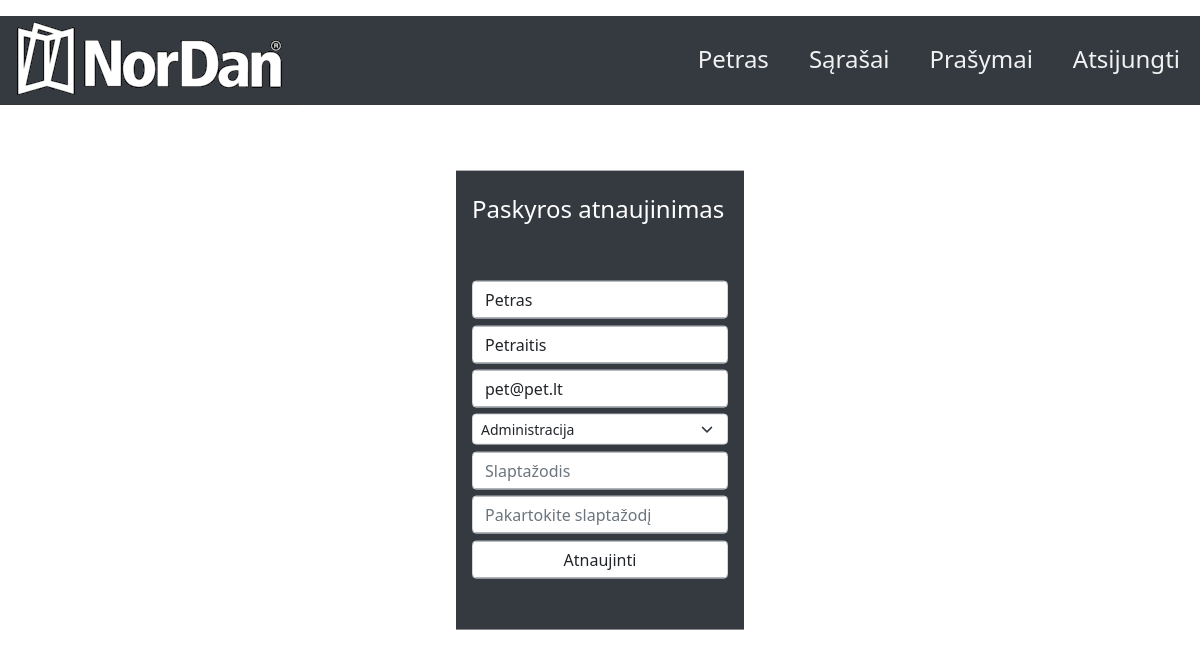
The page /account (signed in) on the database as committed earlier.
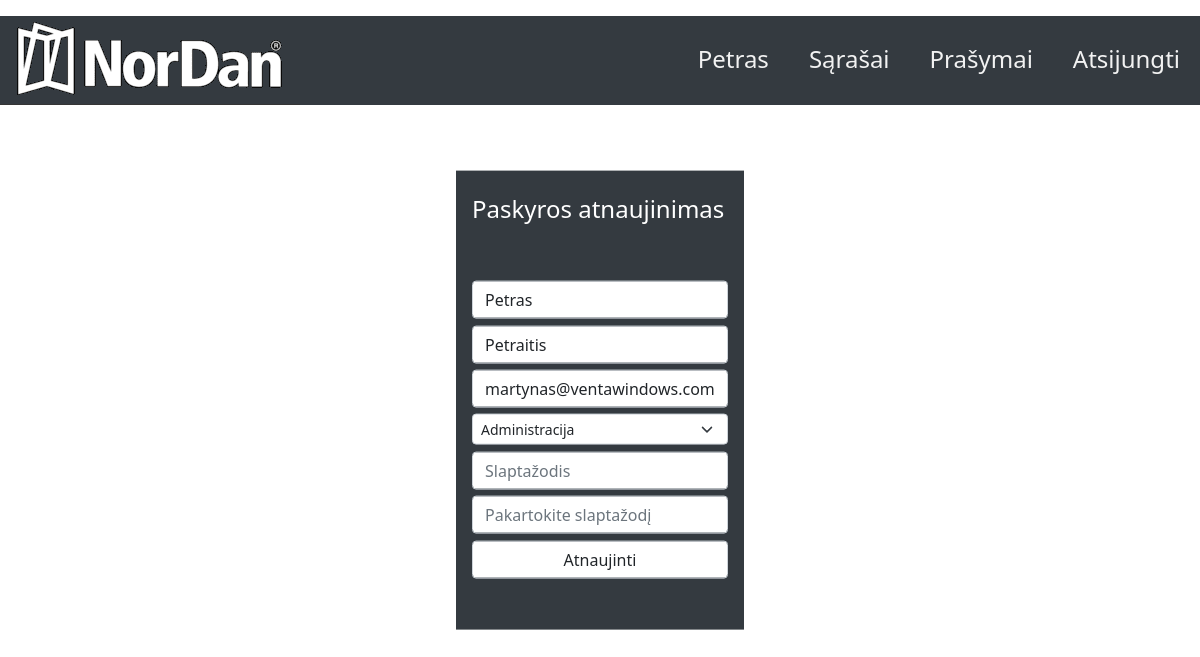
The same page on the database as committed later.
### app.py (models this page shows, shortened)
class User(db.Model, UserMixin):  # type: ignore
    __tablename__ = "user"
    id = db.Column(db.Integer, primary_key=True)
    name = db.Column(db.String(25), nullable=False)
    surname = db.Column(db.String(25), nullable=False)
    email = db.Column(db.String(25), nullable=False, unique=True)
    department = db.Column(db.String(60), nullable=False)
    password = db.Column(db.String(254), nullable=False)
    pavaldinys = db.Column(db.Integer, nullable=False)
    admin = db.Column(db.Boolean, nullable=False)
    vadovas = db.Column(db.Boolean, nullable=False)
    vacations = db.relationship('Vacations', backref='user')

### app.py (the view, shortened to what this page needs)
@app.route('/account', methods=['GET', 'POST'])
@login_required
def account():
    form = accountform.AccountForm()
    form.name.data = current_user.name  # type: ignore
    form.surname.data = current_user.surname  # type: ignore
    form.email.data = current_user.email  # type: ignore
    form.department.data = current_user.department
    return render_template('account.html', form=form)

### accountform.py (shortened to what this page needs)
class AccountForm(FlaskForm):
    name = StringField(validators=[InputRequired(),Length(min=3, max=25)], render_kw={"placeholder": "Vardas"})
    surname = StringField(validators=[InputRequired(),Length(min=4, max=25)], render_kw={"placeholder": "Pavardė"})
    email = EmailField(validators=[Email()], render_kw={
                       "placeholder": "Elektroninis paštas"})
    department = SelectField('Skyrius', choices=[(1, "PVC Gamyba"), (2, "ALU Gamyba"), (3, "Administracija")], validators=[InputRequired()], render_kw={"placeholder": "Skyrius"})
    password = PasswordField(validators=[InputRequired(),Length(min=1, max=25)], render_kw={"placeholder": "Slaptažodis"})
    confirm = PasswordField(validators=[EqualTo('password', 'Slaptažodis nesutampa')], render_kw={"placeholder": "Pakartokite slaptažodį"})
    submit = SubmitField("Atnaujinti")

### app.py (called while the page is built)
@login_manager.user_loader
def load_user(id):
    return User.query.get(int(id))

### templates/account.html (shortened to what this page needs)
{% extends "base.html" %}
{% block content %}
<form  method="POST" action="">
<div class="flex_container1">
    <div class="simple-modal" tabindex="0">
        <div class="simple-modal__content">
            <header>
                <br>
                <h4 class="modal_title">Paskyros atnaujinimas<span class="modal_close" ></h4>
                    <br>
            </header>
        </div>
            <div class="box3"></div>
            <div class="box3">{% if form.name.errors %}
                    {{ form.name(class="form-control is-invalid") }}
                    <div class="invalid-feedback">
                        {% for error in form.name.errors %}
                            <span>{{ error }}</span>
                        {% endfor %}
                        </div>
                {% else %}
                    {{ form.name(class="form-control") }}
                {% endif %}
            </div>
            <div class="box3">{% if form.surname.errors %}
                    {{ form.surname(class="form-control is-invalid") }}
                    <div class="invalid-feedback">
                        {% for error in form.surname.errors %}
                            <span>{{ error }}</span>
                        {% endfor %}
                        </div>
                {% else %}
                    {{ form.surname(class="form-control") }}
                {% endif %}
            </div>
            <div class="box3">{% if form.email.errors %}
                    {{ form.email(class="form-control is-invalid") }}
                    <div class="invalid-feedback">
                        {% for error in form.email.errors %}
                            <span>{{ error }}</span>
                        {% endfor %}
                    </div>
                {% else %}
                    {{ form.email(class="form-control") }}
                {% endif %}
            </div>
            <div class="box3">{% if form.department.errors %}
                    {{ form.department(class="form-control  is-invalid") }}
                    <div class="invalid-feedback">
                        {% for error in form.department.errors %}
                            <span>{{ error }}</span>
                        {% endfor %}
                    </div>
                {% else %}
                    {{ form.department(class="form-select form-select-sm") }}
                {% endif %}
            </div>
            <div class="box3">{% if form.password.errors %}
                    {{ form.password(class="form-control is-invalid") }}
                    <div class="invalid-feedback">
                        {% for error in form.password.errors %}
                            <div>{{ error }}</div>
                        {% endfor %}
                    </div>
                {% else %}
                    {{ form.password(class="form-control") }}
                {% endif %}
            </div>
            <div class="box3">{% if form.confirm.errors %}
                    {{ form.confirm(class="form-control is-invalid") }}
                    <div class="invalid-feedback">
                        {% for error in form.confirm.errors %}
                            <span>{{ error }}</span>
                        {% endfor %}
                    </div>
                {% else %}
                    {{ form.confirm(class="form-control") }}
                {% endif %}
            </div>
            <div class="box3">{{ form.submit(class="form-control") }}</div>
            <br>
            <br>
        </div>
    </div>
</form>
{% endblock content %}

### templates/top.html (shortened to what this page needs)
<head>
    <link rel="stylesheet" href="{{ url_for('static', filename='css/style.css') }}">
</head>
<header>
    <div class="topnav app">
        {% if current_user.is_authenticated %}
        <a class="split menu"  href="{{url_for('logout')}}">Atsijungti</a>
        <a class="split menu" href="{{url_for('vacation_request')}}">Prašymai</a>
        <a class="split menu" href="{{url_for('dashboard')}}">Sąrašai</a>
        <a class="split menu" href="{{url_for('account')}}">{{ current_user.name }}</a>
        {% else %}
        <a class="split menu" href="{{url_for('register')}}">Registruotis</a>
        <a class="split menu" href="{{url_for('login')}}">Prisijungti</a>
        <a class="split menu" href="{{url_for('reset_password')}}">Atkurti Paskyrą</a>
        {% endif %}
        <img class="img" class="split" src="{{ url_for('static', filename='logo/logo_gr_300x89.png') }}" alt="">
    </div>
</header>

Rows that differ between the two databases and show on the page:
changed User "Petras": email "pet@pet.lt" → "martynas@ventawindows.com"
